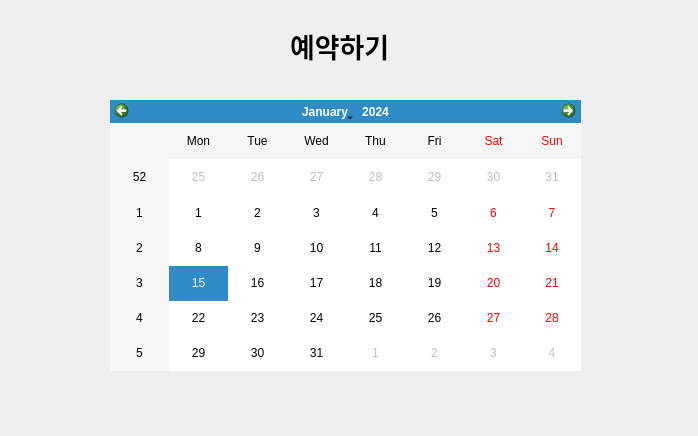
<?xml version="1.0" encoding="UTF-8"?>
<ui version="4.0">
 <class>reservation</class>
 <widget class="QDialog" name="reservation">
  <property name="geometry">
   <rect>
    <x>0</x>
    <y>0</y>
    <width>698</width>
    <height>436</height>
   </rect>
  </property>
  <property name="windowTitle">
   <string>Dialog</string>
  </property>
  <widget class="QCalendarWidget" name="calendarWidget">
   <property name="geometry">
    <rect>
     <x>110</x>
     <y>100</y>
     <width>471</width>
     <height>271</height>
    </rect>
   </property>
  </widget>
  <widget class="QLabel" name="label">
   <property name="geometry">
    <rect>
     <x>290</x>
     <y>20</y>
     <width>101</width>
     <height>51</height>
    </rect>
   </property>
   <property name="font">
    <font>
     <family>Ubuntu Mono</family>
     <pointsize>20</pointsize>
     <weight>75</weight>
     <bold>true</bold>
    </font>
   </property>
   <property name="text">
    <string>예약하기</string>
   </property>
  </widget>
 </widget>
 <resources/>
 <connections/>
</ui>
